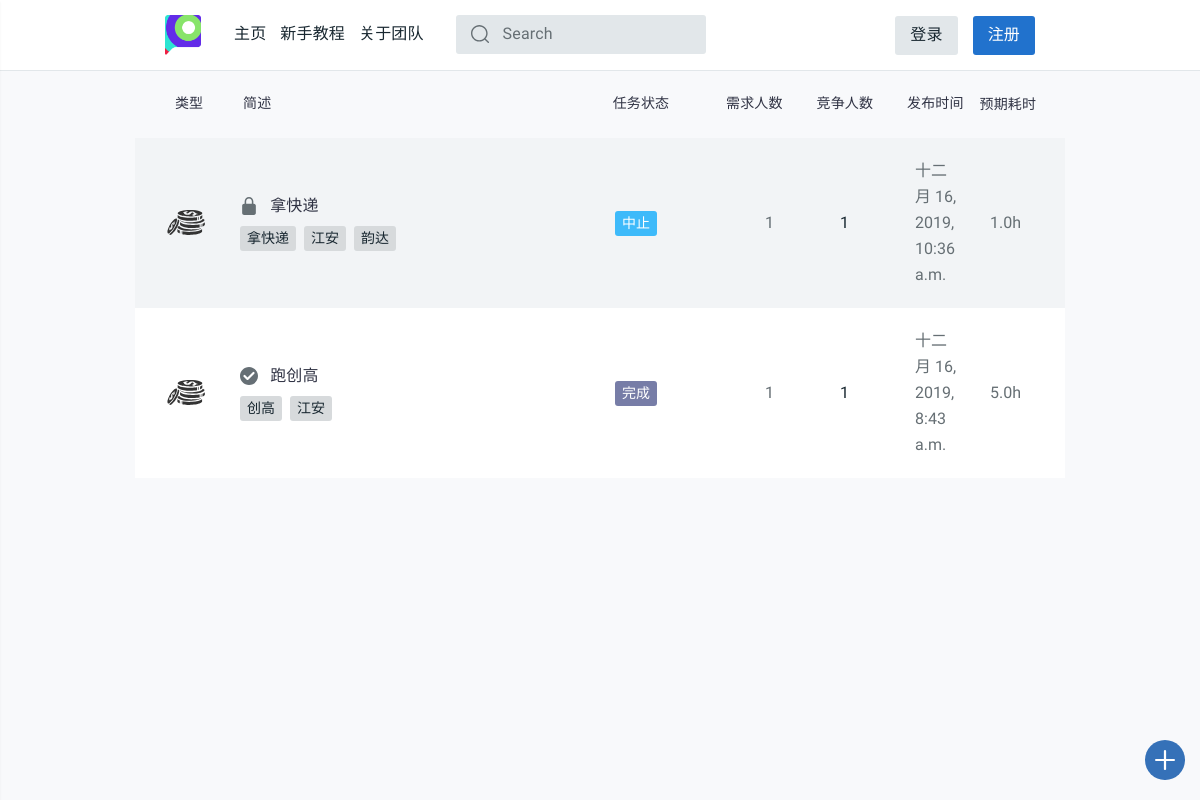
The page / on the database its author committed.
### task_platform/models.py (models this page shows, shortened)
class Task(models.Model):
    state = (('未开始', 'waitting'), ('进行中', 'processing'), ('中止', 'abort'),
             ('撤销', 'revoke'), ('超时', 'timeout'), ('完成', 'completed'))
    publisher = models.CharField(max_length=128)
    pub_time = models.DateTimeField(auto_now_add=True)
    begin_time = models.DateTimeField(null=True, blank=True)
    end_time = models.DateTimeField(null=True, blank=True)
    people_needed = models.IntegerField(default=1)
    people_now = models.IntegerField(default=0)
    expected_time_consuming = models.DecimalField(
        max_digits=12, decimal_places=1, default=0.0)
    task_description = models.CharField(max_length=50, default="None")
    task_detail = RichTextUploadingField(default='None')
    task_state = models.CharField(max_length=32, choices=state, default='未开始')
    task_class = models.CharField(max_length=48, default='赏金模式')
    class Meta:
        ordering = ['pub_time']
        verbose_name = '任务'
        verbose_name_plural = '任务'

class Task_tags(models.Model):
    sig_tag = models.CharField(max_length=20, default="None")
    task_id = models.IntegerField(default="0")
    def __str__(self):
        return self.sig_tag
    class Meta:
        verbose_name = "任务标签"
        verbose_name_plural = "任务标签"

### task_platform/views.py (the view, shortened to what this page needs)
# urls.py: path('', views.index, name='index'),
def index(request):
    username = request.session.get('user_name', None)
    tag_list = []
    notice_room = '/login/'
    notice_num = 0
    finder = {
        '未开始': '9', '进行中': '2',
        '中止': '3', '撤销': '3',
        '超时': '3', '完成': '4'
    }
    latest_task_list = Task.objects.order_by('-pub_time')
    for task in latest_task_list:
        color = 'tt-color0{} tt-badge'.format(finder[task.task_state])
        tag_list.append(
            (task, color,
             Task_tags.objects.filter(task_id=task.id).order_by('sig_tag')))
    return render(request, 'task_platform/index.html', locals())

### task_platform/templates/task_platform/index.html (shortened to what this page needs)
{% extends 'task_platform/base.html' %}
{% load staticfiles %}
{% block content %}
<main id="tt-pageContent" class="tt-offset-small">
  <div class="container">
    <div class="tt-topic-list">
      <div class="tt-list-header" style="background-color:#f8f9fb">
        <div class="tt-col-value" style="width: 17%;"><center>类型</center></div>
        <div class="tt-col-category" style="width: 90%">简述</div>
        <div class="tt-col-category" style="width: 30%;padding-left:5.5%">任务状态</div>
        <div class="tt-col-value hide-mobile" style="width: 20%;padding-left:2%">需求人数</div>
        <div class="tt-col-value hide-mobile" style="width: 20%;padding-left:2%">竞争人数</div>
        <div class="tt-col-value hide-mobile" style="width: 20%;padding-left:2%">发布时间</div>
        <div class="tt-col-value" style="width: 20%;padding:0%">预期耗时</div>
      </div>
      {% if tag_list %}
      {% for task, color, tags in tag_list %}
      <div class="tt-item" style="">
        <div class="tt-col-avatar">
          {% if task.task_class == "赏金模式" %}
          <svg class="tt-icon">
            <use xlink:href="#bounty"></use>
          </svg>
          {% else %}
          <svg class="tt-icon">
            <use xlink:href="#hunter"></use>
          </svg>
          {% endif %}
        </div>
        <div class="tt-col-description">
          <h6 class="tt-title"><a href="{% url 'detail' task.id %}" name="taskdesc">
              {% if task.task_state == "完成" %}
                <svg class="tt-icon">
                  <use xlink:href="#icon-verified"></use>
                </svg>
              {% elif task.task_state == "中止" or task.task_state == "撤销" or task.task_state == "超时" %}
                <svg class="tt-icon">
                  <use xlink:href="#icon-locked"></use>
                </svg>
              {% endif %}
              {{ task.task_description }}
                        </a></h6>
          <div class="row align-items-center no-gutters">
            <div class="col-11">
              <ul class="tt-list-badge">
                {% for tag in tags %}
                <li><a><span class="tt-badge">{{ tag }}</span></a></li>
                {% endfor%}
              </ul>
            </div>
            </div>
          </div>
          <div class="tt-col-category"><span class="{{ color }}">{{ task.task_state }}</span></div>
          <div class="tt-col-value hide-mobile">{{ task.people_needed }}</div>
          <div class="tt-col-value tt-color-select hide-mobile">{{ task.people_now }}</div>
          <div class="tt-col-value hide-mobile">{{ task.pub_time }}</div>
          <div class="tt-col-value hide-mobile"> {{ task.expected_time_consuming }}h </div>
          </div>
          {% endfor %}
                {% endif %}
              </div>
            </div>
</main>
{% endblock %}

### rows shown on the page
Task: task_class "赏金模式" (drawn), task_description "拿快递", task_state "中止", people_needed "1", people_now "1", pub_time "十二月 16, 2019, 10:36 a.m.", expected_time_consuming "1.0"
Task_tags: sig_tag "拿快递"
Task_tags: sig_tag "江安"
Task_tags: sig_tag "韵达"
Task: task_class "赏金模式" (drawn), task_description "跑创高", task_state "完成", people_needed "1", people_now "1", pub_time "十二月 16, 2019, 8:43 a.m.", expected_time_consuming "5.0"
Task_tags: sig_tag "创高"
Task_tags: sig_tag "江安"
